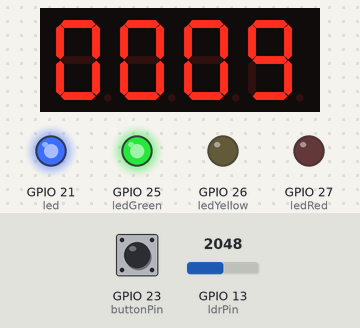
A program run on a simulated ESP32. On the bench: 4-digit seven-segment display, output pins drawn as LEDs (lit = HIGH). Inputs (shaded band) come from the test bench; at power-on: GPIO 23 (buttonPin) HIGH, GPIO 13 (ldrPin) = 2048. What the program prints to the serial monitor is not drawn.

Above: at 1.6 s.
1.7 s: GPIO 23 (buttonPin) pulled LOW for 0.15 s
At 2.9 s:
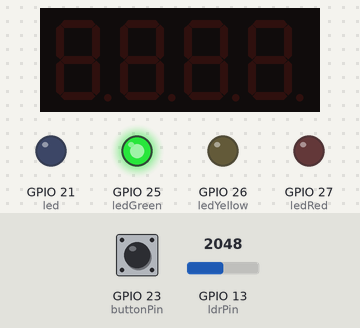
3.3 s: GPIO 13 (ldrPin) set to 523
6.3 s: GPIO 13 (ldrPin) set to 461
At 7.0 s:
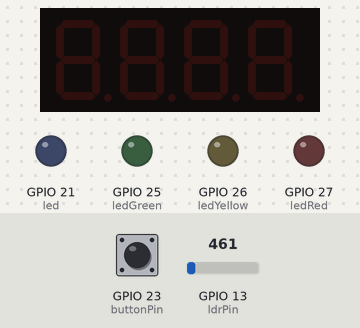
9.3 s: GPIO 23 (buttonPin) pulled LOW for 1 s
At 11.0 s:
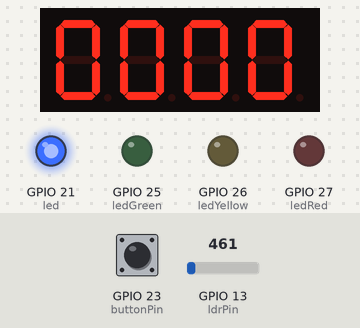
12.8 s: GPIO 13 (ldrPin) set to 540
At 13.8 s:
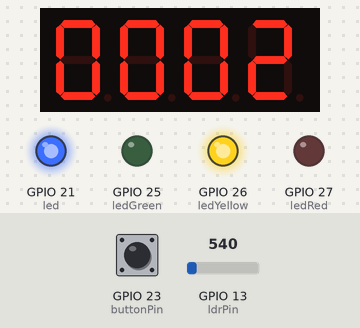
15.8 s: GPIO 23 (buttonPin) pulled LOW for 0.15 s
At 16.2 s:
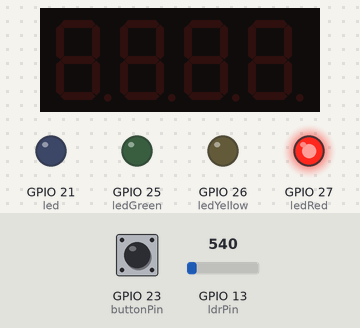
Timing chart, 0 to 18.8 s (numbered marks = the images above; inputs shaded):
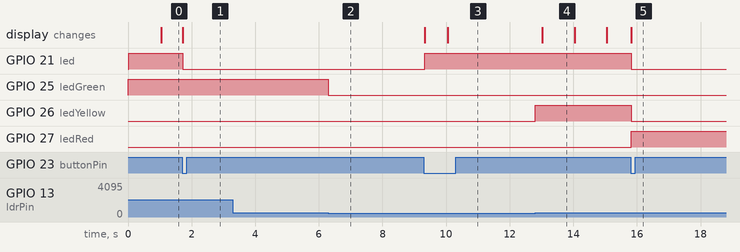

Measured:
- the behaviour switches between 500 and 499 on GPIO 13 (ldrPin) (found by bisection; images 1 and 2)
- after the input at 1.7 s, GPIO 21 (led): HIGH → LOW at once
- after the input at 6.3 s, GPIO 25 (ledGreen): HIGH → LOW at once
- after the input at 9.3 s, GPIO 21 (led): LOW → HIGH at once; the display: first changes at once (image 3 shows a later state)
- after the input at 12.8 s, GPIO 26 (ledYellow): LOW → HIGH at once; the display: changes after 0.23 s (image 4)
- after the input at 15.8 s, GPIO 21 (led): HIGH → LOW at once
- what the display in image 4 shows lasts 1.0 s, from 13.0 s to 14.0 s

The program:

main.cpp
```cpp
#include <Arduino.h>
#include <TM1637Display.h>

// Định nghĩa các chân LED
#define led 21
#define ledRed 27
#define ledYellow 26
#define ledGreen 25

// Định nghĩa các chân kết nối cho module hiển thị TM1637
#define CLK 18
#define DIO 19
TM1637Display display(CLK, DIO);

// Định nghĩa chân nút nhấn và cảm biến ánh sáng (LDR)
#define buttonPin 23
#define ldrPin 13  // Chân analog của LDR

// Định nghĩa thời gian cho từng pha của đèn giao thông
const uint32_t RED_TIME = 5000;
const uint32_t YELLOW_TIME = 3000;
const uint32_t GREEN_TIME = 10000;

// Biến trạng thái hệ thống
int currentState = 0;  // Trạng thái hiện tại của đèn giao thông
int countdown = 0;      // Thời gian đếm ngược
uint32_t preTime = 0;   // Biến lưu thời gian trước đó
bool isDisplayOn = true;
bool isLedOn = false;
bool lastButtonState = HIGH;
unsigned long lastDebounceTime = 0;
const unsigned long debounceDelay = 50;

// Hàm kiểm tra khoảng thời gian không chặn chương trình
bool isReady(uint32_t &ulTimer, uint32_t milisecond) {
    uint32_t t = millis();
    if (t - ulTimer < milisecond) return false;
    ulTimer = t;
    return true;
}

// Cập nhật hiển thị số đếm ngược trên module TM1637
void UpdateDisplay(int seconds) {
    if (isDisplayOn) {
        display.showNumberDec(seconds, true);
    } else {
        display.clear();
    }
}

// Xử lý khi nhấn nút để bật/tắt màn hình
void checkButtonPress() {
    bool buttonState = digitalRead(buttonPin);

    // Kiểm tra xem nút có được nhấn hay không
    if (buttonState == LOW && lastButtonState == HIGH) {
        if (millis() - lastDebounceTime > debounceDelay) {
            isDisplayOn = !isDisplayOn;  // Đảo trạng thái hiển thị
            isLedOn = !isLedOn;
            UpdateDisplay(countdown);    // Cập nhật hiển thị theo trạng thái mới
            Serial.println(isDisplayOn ? "Màn hình bật" : "Màn hình tắt");
            lastDebounceTime = millis(); // Cập nhật thời gian debounce
        }
    }
    lastButtonState = buttonState;
}

// Cập nhật trạng thái LED
void checkLed() {
    digitalWrite(led, isLedOn ? LOW : HIGH);
}

// Điều khiển nhấp nháy đèn vàng khi cần thiết
void blinkYellowLed() {
    static uint32_t lastBlinkTime = 0;
    static bool ledState = LOW;

    if (millis() - lastBlinkTime >= 500) {  // Nhấp nháy mỗi 500ms
        lastBlinkTime = millis();
        ledState = !ledState;
        digitalWrite(ledYellow, ledState);
    }
}

// Điều khiển trạng thái đèn giao thông không chặn chương trình
void Non_block() {
    static uint32_t countdownTimer = millis();
    uint32_t currentMillis = millis(); // Chỉ gọi millis() một lần

    // Giảm thời gian đếm ngược sau mỗi giây
    if (currentMillis - countdownTimer >= 1000) {
        countdownTimer = currentMillis;
        if (countdown > 0) {
countdown--;
            UpdateDisplay(countdown);
        }
    }

    // Đọc giá trị từ cảm biến ánh sáng (LDR)
    int ldrValue = analogRead(ldrPin);
    Serial.print("LDR Value: ");
    Serial.println(ldrValue);

    // Nếu ánh sáng yếu, đèn vàng nhấp nháy, các đèn khác tắt
    if (ldrValue < 500) {
        digitalWrite(ledRed, LOW);
        digitalWrite(ledGreen, LOW);
        digitalWrite(ledYellow, LOW);
        blinkYellowLed();
        return;
    }

    // Điều khiển các trạng thái đèn giao thông
    switch (currentState) {
        case 0: // Đèn xanh
            digitalWrite(ledGreen, HIGH);
            digitalWrite(ledYellow, LOW);
            digitalWrite(ledRed, LOW);
            if (isReady(preTime, GREEN_TIME)) {
                currentState = 1;
                countdown = YELLOW_TIME / 1000;
                Serial.println("Đèn vàng sáng!");
            }
            break;

        case 1: // Đèn vàng
            digitalWrite(ledGreen, LOW);
            digitalWrite(ledYellow, HIGH);
            digitalWrite(ledRed, LOW);
            if (isReady(preTime, YELLOW_TIME)) {
                currentState = 2;
                countdown = RED_TIME / 1000;
                Serial.println("Đèn đỏ sáng!");
            }
            break;

        case 2: // Đèn đỏ
            digitalWrite(ledGreen, LOW);
            digitalWrite(ledYellow, LOW);
            digitalWrite(ledRed, HIGH);
            if (isReady(preTime, RED_TIME)) {
                currentState = 0;
                countdown = GREEN_TIME / 1000;
                Serial.println("Đèn xanh sáng!");
            }
            break;
    }
}

// Cấu hình ban đầu
void setup() {
    pinMode(ledRed, OUTPUT);
    pinMode(ledYellow, OUTPUT);
    pinMode(ledGreen, OUTPUT);
    pinMode(led, OUTPUT);
    pinMode(ldrPin, INPUT);
    pinMode(buttonPin, INPUT_PULLUP); // Sử dụng PULLUP để tránh nhiễu

    // Khởi tạo trạng thái ban đầu của đèn
    digitalWrite(ledRed, LOW);
    digitalWrite(ledYellow, LOW);
    digitalWrite(ledGreen, HIGH);
    digitalWrite(led, LOW);

    Serial.begin(115200);
    display.setBrightness(7); // Đặt độ sáng cho màn hình hiển thị
    currentState = 0;
    countdown = GREEN_TIME / 1000;
    UpdateDisplay(countdown);
}

// Vòng lặp chính của chương trình
void loop() {
    checkButtonPress(); // Kiểm tra trạng thái nút nhấn
    checkLed();         // Kiểm tra trạng thái LED phụ
    Non_block();        // Kiểm soát đèn giao thông không chặn chương trình
}
```
